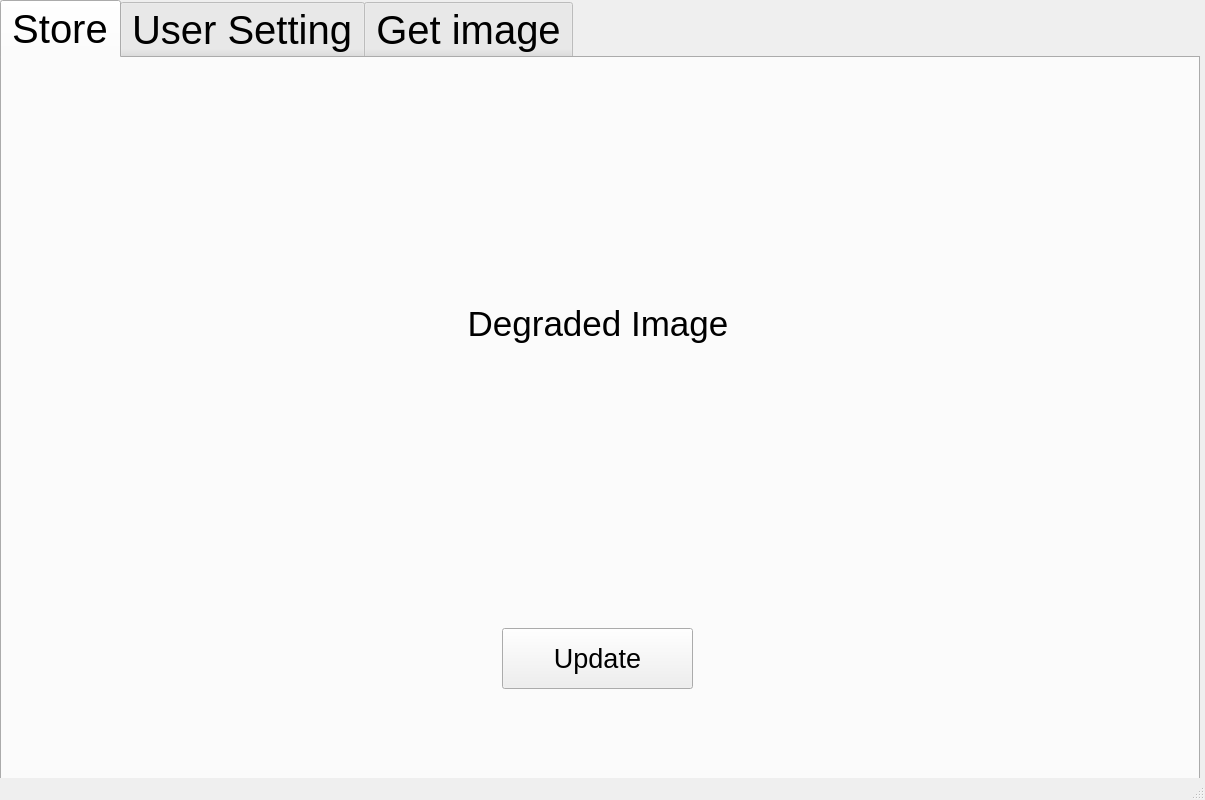
<?xml version="1.0" encoding="UTF-8"?>
<ui version="4.0">
 <class>MainWindow</class>
 <widget class="QMainWindow" name="MainWindow">
  <property name="geometry">
   <rect>
    <x>0</x>
    <y>0</y>
    <width>1205</width>
    <height>800</height>
   </rect>
  </property>
  <property name="windowTitle">
   <string>Buyer</string>
  </property>
  <widget class="QWidget" name="centralwidget">
   <widget class="QTabWidget" name="tabWidget">
    <property name="geometry">
     <rect>
      <x>0</x>
      <y>0</y>
      <width>1200</width>
      <height>900</height>
     </rect>
    </property>
    <property name="minimumSize">
     <size>
      <width>1200</width>
      <height>900</height>
     </size>
    </property>
    <property name="font">
     <font>
      <pointsize>30</pointsize>
     </font>
    </property>
    <property name="tabShape">
     <enum>QTabWidget::Rounded</enum>
    </property>
    <property name="currentIndex">
     <number>0</number>
    </property>
    <property name="iconSize">
     <size>
      <width>20</width>
      <height>20</height>
     </size>
    </property>
    <widget class="QWidget" name="tab_2">
     <attribute name="title">
      <string>Store</string>
     </attribute>
     <widget class="QLabel" name="label_6">
      <property name="geometry">
       <rect>
        <x>340</x>
        <y>10</y>
        <width>512</width>
        <height>512</height>
       </rect>
      </property>
      <property name="minimumSize">
       <size>
        <width>512</width>
        <height>512</height>
       </size>
      </property>
      <property name="maximumSize">
       <size>
        <width>512</width>
        <height>512</height>
       </size>
      </property>
      <property name="font">
       <font>
        <pointsize>26</pointsize>
       </font>
      </property>
      <property name="text">
       <string>Degraded Image</string>
      </property>
      <property name="alignment">
       <set>Qt::AlignCenter</set>
      </property>
     </widget>
     <widget class="QPushButton" name="pushButton_5">
      <property name="geometry">
       <rect>
        <x>500</x>
        <y>570</y>
        <width>191</width>
        <height>61</height>
       </rect>
      </property>
      <property name="font">
       <font>
        <pointsize>20</pointsize>
       </font>
      </property>
      <property name="text">
       <string>Update</string>
      </property>
     </widget>
    </widget>
    <widget class="QWidget" name="tab">
     <attribute name="title">
      <string>User Setting</string>
     </attribute>
     <widget class="QLabel" name="label_3">
      <property name="geometry">
       <rect>
        <x>190</x>
        <y>440</y>
        <width>751</width>
        <height>51</height>
       </rect>
      </property>
      <property name="font">
       <font>
        <pointsize>16</pointsize>
       </font>
      </property>
      <property name="text">
       <string>Watermark</string>
      </property>
      <property name="alignment">
       <set>Qt::AlignCenter</set>
      </property>
     </widget>
     <widget class="QLabel" name="label_2">
      <property name="geometry">
       <rect>
        <x>270</x>
        <y>290</y>
        <width>771</width>
        <height>51</height>
       </rect>
      </property>
      <property name="font">
       <font>
        <pointsize>16</pointsize>
       </font>
      </property>
      <property name="text">
       <string>Secret Key</string>
      </property>
     </widget>
     <widget class="QPushButton" name="pushButton_3">
      <property name="geometry">
       <rect>
        <x>370</x>
        <y>360</y>
        <width>400</width>
        <height>61</height>
       </rect>
      </property>
      <property name="minimumSize">
       <size>
        <width>400</width>
        <height>0</height>
       </size>
      </property>
      <property name="font">
       <font>
        <pointsize>20</pointsize>
       </font>
      </property>
      <property name="text">
       <string>Generate Watermark</string>
      </property>
     </widget>
     <widget class="QPushButton" name="pushButton_2">
      <property name="geometry">
       <rect>
        <x>140</x>
        <y>115</y>
        <width>401</width>
        <height>61</height>
       </rect>
      </property>
      <property name="font">
       <font>
        <pointsize>20</pointsize>
       </font>
      </property>
      <property name="text">
       <string>Generate Keypair</string>
      </property>
     </widget>
     <widget class="QLineEdit" name="lineEdit">
      <property name="geometry">
       <rect>
        <x>750</x>
        <y>120</y>
        <width>151</width>
        <height>51</height>
       </rect>
      </property>
      <property name="font">
       <font>
        <pointsize>20</pointsize>
       </font>
      </property>
      <property name="text">
       <string>64</string>
      </property>
     </widget>
     <widget class="QLabel" name="label">
      <property name="geometry">
       <rect>
        <x>270</x>
        <y>210</y>
        <width>771</width>
        <height>51</height>
       </rect>
      </property>
      <property name="font">
       <font>
        <pointsize>16</pointsize>
       </font>
      </property>
      <property name="text">
       <string>Public Key</string>
      </property>
     </widget>
     <widget class="QLabel" name="label_5">
      <property name="geometry">
       <rect>
        <x>690</x>
        <y>120</y>
        <width>41</width>
        <height>51</height>
       </rect>
      </property>
      <property name="font">
       <font>
        <pointsize>20</pointsize>
       </font>
      </property>
      <property name="text">
       <string>n=</string>
      </property>
      <property name="alignment">
       <set>Qt::AlignLeading|Qt::AlignLeft|Qt::AlignVCenter</set>
      </property>
     </widget>
     <widget class="QPushButton" name="pushButton">
      <property name="geometry">
       <rect>
        <x>460</x>
        <y>520</y>
        <width>211</width>
        <height>61</height>
       </rect>
      </property>
      <property name="minimumSize">
       <size>
        <width>0</width>
        <height>26</height>
       </size>
      </property>
      <property name="font">
       <font>
        <pointsize>20</pointsize>
       </font>
      </property>
      <property name="text">
       <string>Buy</string>
      </property>
     </widget>
     <widget class="QLabel" name="label_4">
      <property name="geometry">
       <rect>
        <x>310</x>
        <y>610</y>
        <width>511</width>
        <height>51</height>
       </rect>
      </property>
      <property name="font">
       <font>
        <pointsize>16</pointsize>
       </font>
      </property>
      <property name="text">
       <string>Retrieving Address</string>
      </property>
      <property name="alignment">
       <set>Qt::AlignCenter</set>
      </property>
      <property name="margin">
       <number>4</number>
      </property>
     </widget>
     <widget class="QLabel" name="label_9">
      <property name="geometry">
       <rect>
        <x>140</x>
        <y>210</y>
        <width>111</width>
        <height>51</height>
       </rect>
      </property>
      <property name="font">
       <font>
        <pointsize>16</pointsize>
       </font>
      </property>
      <property name="text">
       <string>Public Key :</string>
      </property>
     </widget>
     <widget class="QLabel" name="label_10">
      <property name="geometry">
       <rect>
        <x>140</x>
        <y>290</y>
        <width>111</width>
        <height>51</height>
       </rect>
      </property>
      <property name="font">
       <font>
        <pointsize>16</pointsize>
       </font>
      </property>
      <property name="text">
       <string>Secret Key :</string>
      </property>
     </widget>
    </widget>
    <widget class="QWidget" name="tab_3">
     <attribute name="title">
      <string>Get image</string>
     </attribute>
     <widget class="QPushButton" name="pushButton_4">
      <property name="geometry">
       <rect>
        <x>490</x>
        <y>610</y>
        <width>251</width>
        <height>51</height>
       </rect>
      </property>
      <property name="font">
       <font>
        <pointsize>24</pointsize>
       </font>
      </property>
      <property name="text">
       <string>Restore</string>
      </property>
     </widget>
     <widget class="QLabel" name="label_7">
      <property name="geometry">
       <rect>
        <x>630</x>
        <y>0</y>
        <width>512</width>
        <height>512</height>
       </rect>
      </property>
      <property name="minimumSize">
       <size>
        <width>512</width>
        <height>512</height>
       </size>
      </property>
      <property name="maximumSize">
       <size>
        <width>512</width>
        <height>512</height>
       </size>
      </property>
      <property name="font">
       <font>
        <pointsize>26</pointsize>
       </font>
      </property>
      <property name="text">
       <string>Degraded image</string>
      </property>
      <property name="alignment">
       <set>Qt::AlignCenter</set>
      </property>
     </widget>
     <widget class="QLabel" name="label_11">
      <property name="geometry">
       <rect>
        <x>90</x>
        <y>0</y>
        <width>512</width>
        <height>512</height>
       </rect>
      </property>
      <property name="minimumSize">
       <size>
        <width>512</width>
        <height>512</height>
       </size>
      </property>
      <property name="maximumSize">
       <size>
        <width>512</width>
        <height>512</height>
       </size>
      </property>
      <property name="font">
       <font>
        <pointsize>26</pointsize>
       </font>
      </property>
      <property name="text">
       <string>Residual image</string>
      </property>
      <property name="alignment">
       <set>Qt::AlignCenter</set>
      </property>
     </widget>
     <widget class="QPushButton" name="pushButton_6">
      <property name="geometry">
       <rect>
        <x>460</x>
        <y>530</y>
        <width>321</width>
        <height>51</height>
       </rect>
      </property>
      <property name="font">
       <font>
        <pointsize>24</pointsize>
       </font>
      </property>
      <property name="text">
       <string>Retrieve the image</string>
      </property>
     </widget>
     <widget class="QLabel" name="label_12">
      <property name="geometry">
       <rect>
        <x>160</x>
        <y>530</y>
        <width>381</width>
        <height>41</height>
       </rect>
      </property>
      <property name="text">
       <string/>
      </property>
      <property name="alignment">
       <set>Qt::AlignCenter</set>
      </property>
     </widget>
     <widget class="QLabel" name="label_13">
      <property name="geometry">
       <rect>
        <x>690</x>
        <y>520</y>
        <width>401</width>
        <height>41</height>
       </rect>
      </property>
      <property name="text">
       <string/>
      </property>
      <property name="alignment">
       <set>Qt::AlignCenter</set>
      </property>
     </widget>
    </widget>
   </widget>
  </widget>
  <widget class="QMenuBar" name="menubar">
   <property name="geometry">
    <rect>
     <x>0</x>
     <y>0</y>
     <width>1205</width>
     <height>22</height>
    </rect>
   </property>
  </widget>
  <widget class="QStatusBar" name="statusbar"/>
 </widget>
 <resources/>
 <connections/>
</ui>
